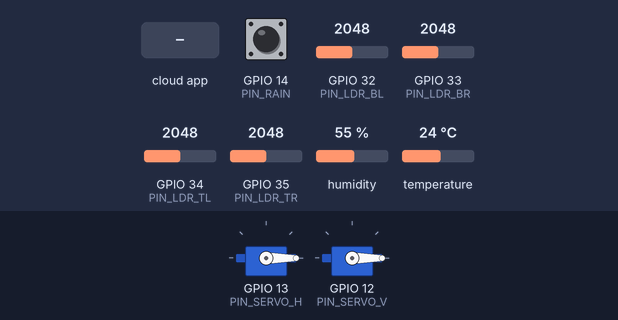
Bench run of a sketch on a simulated ESP32. On the bench: 2 × servo. The test bench sets the inputs (shaded band); at power-on: GPIO 14 (PIN_RAIN) HIGH, GPIO 32 (PIN_LDR_BL) = 2048, GPIO 33 (PIN_LDR_BR) = 2048, GPIO 34 (PIN_LDR_TL) = 2048, GPIO 35 (PIN_LDR_TR) = 2048, humidity 55 %, temperature 24 °C. WiFi joins after 1.5 s; servers stay silent unless stated; the Firebase database answers and starts empty; what the sketch prints to the serial monitor is not drawn.

Above: at 7.0 s.
7.1 s: the phone or cloud app sets target_h to 1
At 7.7 s:
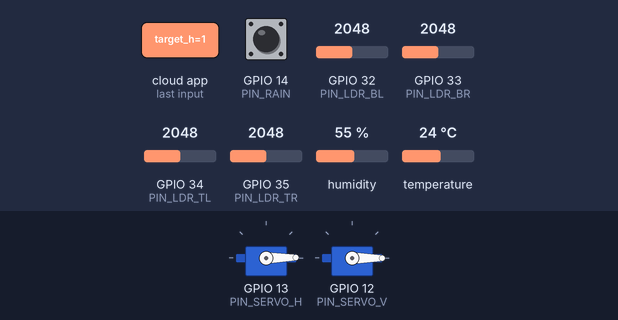
8.8 s: the phone or cloud app sets target_v to 1
At 9.7 s:
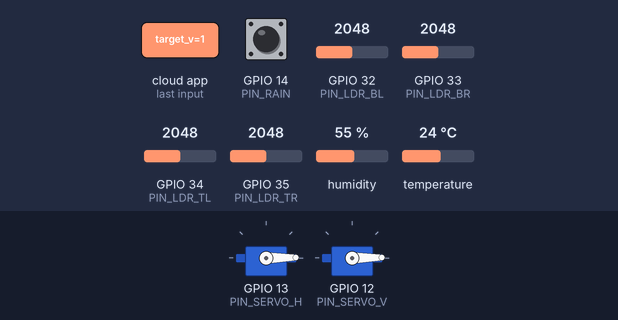
10.4 s: the phone or cloud app sets target_h to 0
At 11.6 s:
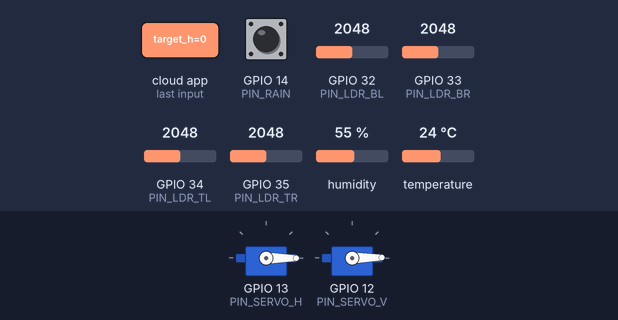
Timing chart, 0 to 13.1 s (numbered marks = the images above; inputs shaded):
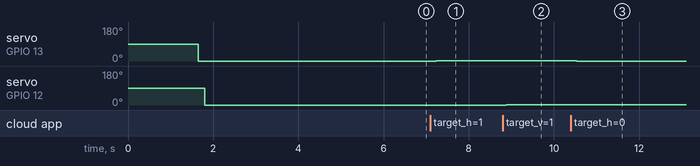

Measured:
- after the input at 7.1 s, servo on GPIO 13 (PIN_SERVO_H): 0° → 1° after 0.13 s
- after the input at 8.8 s, servo on GPIO 12 (PIN_SERVO_V): 0° → 1° after 0.08 s
- after the input at 10.4 s, servo on GPIO 13 (PIN_SERVO_H): 1° → 0° after 0.14 s

The sketch:

Helios_ESP32.ino
```cpp
#include <WiFi.h>
#include <FirebaseESP32.h>
#include <ESP32Servo.h>
#include <DHT.h>

// --- Configuration ---
#define WIFI_SSID "YOUR_WIFI_SSID"
#define WIFI_PASSWORD "YOUR_WIFI_PASSWORD"

// Firebase
#define FIREBASE_HOST "YOUR_PROJECT_ID.firebaseio.com"
#define FIREBASE_AUTH "YOUR_FIREBASE_DATABASE_SECRET"

// Pins
#define PIN_SERVO_H 13
#define PIN_SERVO_V 12
#define PIN_LDR_TL 34
#define PIN_LDR_TR 35
#define PIN_LDR_BL 32
#define PIN_LDR_BR 33
#define PIN_DHT 4
#define PIN_RAIN 14

// Sensor Objects
DHT dht(PIN_DHT, DHT11); // Change to DHT22 if using DHT22
Servo servoH;
Servo servoV;

// Firebase Objects
FirebaseData fbdo;
FirebaseAuth auth;
FirebaseConfig config;

// Variables
int angleH = 90;
int angleV = 45;
unsigned long lastSensorUpdate = 0;
const int UPDATE_INTERVAL = 5000; // 5 seconds

void setup() {
  Serial.begin(115200);

  // Initialize Sensors & Actuators
  dht.begin();
  pinMode(PIN_RAIN, INPUT);

  // Allocate timers for ESP32 PWM
  ESP32PWM::allocateTimer(0);
  ESP32PWM::allocateTimer(1);
  ESP32PWM::allocateTimer(2);
  ESP32PWM::allocateTimer(3);

  servoH.setPeriodHertz(50);
  servoV.setPeriodHertz(50);
  servoH.attach(PIN_SERVO_H, 500, 2400);
  servoV.attach(PIN_SERVO_V, 500, 2400);

  // Connect to WiFi
  WiFi.begin(WIFI_SSID, WIFI_PASSWORD);
  Serial.print("Connecting to WiFi");
  while (WiFi.status() != WL_CONNECTED) {
    Serial.print(".");
    delay(500);
  }
  Serial.println();
  Serial.print("Connected with IP: ");
  Serial.println(WiFi.localIP());

  // Connect to Firebase
  config.host = FIREBASE_HOST;
  config.signer.tokens.legacy_token = FIREBASE_AUTH;
  Firebase.begin(&config, &auth);
  Firebase.reconnectWiFi(true);
}

void loop() {
  unsigned long currentMillis = millis();

  // --- 1. Safety Check (Immediate) ---
  // If Rain Sensor is triggered (Assuming LOW means Wet, check your sensor!)
  // Adjust logic: usually Digital Output is LOW when wet for these modules.
  int isRaining = digitalRead(PIN_RAIN);
  bool safetyTriggered = (isRaining == LOW);

  if (safetyTriggered) {
    Serial.println("🚨 RAIN DETECTED! Entering Safety Mode.");
    servoV.write(0); // Face Up
    // Optional: Write status to Firebase immediately if needed
    return; // SKIP the rest of the loop
  }

  // --- 2. Read Control Commands from Firebase ---
  if (Firebase.ready()) {
    if (Firebase.getInt(fbdo, "/control_commands/target_h")) {
      int targetH = fbdo.to<int>();
      servoH.write(targetH);
    }
    if (Firebase.getInt(fbdo, "/control_commands/target_v")) {
      int targetV = fbdo.to<int>();
      servoV.write(targetV);
    }
  }

  // --- 3. Upload Sensor Data (Interval) ---
  if (currentMillis - lastSensorUpdate > UPDATE_INTERVAL) {
    lastSensorUpdate = currentMillis;

    // Read Sensors
    float h = dht.readHumidity();
    float t = dht.readTemperature();
    int ldr_tl = analogRead(PIN_LDR_TL);
    int ldr_tr = analogRead(PIN_LDR_TR);
    int ldr_bl = analogRead(PIN_LDR_BL);
    int ldr_br = analogRead(PIN_LDR_BR);

    // Create JSON
    FirebaseJson json;
    json.set("humidity", h);
    json.set("temperature", t);
    json.set("rain_status", safetyTriggered);
    json.set("lux_tl", ldr_tl);
    json.set("lux_tr", ldr_tr);
    json.set("lux_bl", ldr_bl);
    json.set("lux_br", ldr_br);
    json.set("voltage", 12.0); // Placeholder or use voltage divider on ADC

    // Push to Firebase
    Serial.println("Sending sensor data...");
    if (Firebase.set(fbdo, "/sensor_data", json)) {
      Serial.println("✅ Data sent!");
    } else {
      Serial.print("❌ Send failed: ");
      Serial.println(fbdo.errorReason());
    }
  }
}
```
